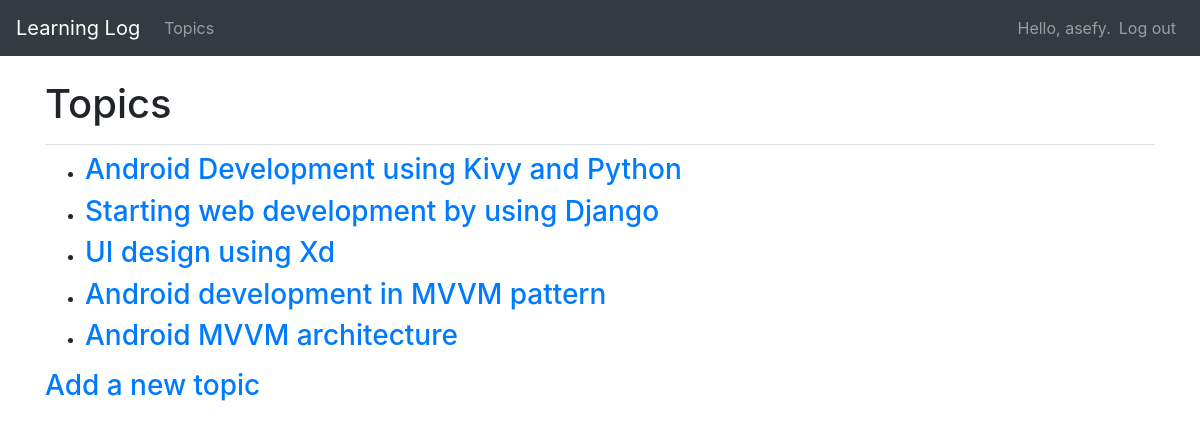
The app's page /topics/ (signed in) with its own data.
### learning_logs/models.py (models this page shows)
class Topic(models.Model):
	text = models.CharField(max_length=200)
	date_added = models.DateTimeField(auto_now_add=True)
	owner = models.ForeignKey(User, on_delete=models.CASCADE)
	def __str__(self):
		return self.text

### learning_logs/views.py (the view)
# urls.py: path('topics/', views.topics, name='topics'),
@login_required
def topics(request):
	topics = Topic.objects.filter(owner=request.user).order_by('date_added')
	context = {'topics': topics}
	return render(request, 'learning_logs/topics.html', context)

### learning_logs/templates/learning_logs/topics.html
{% extends "learning_logs/base.html" %}
{% block page_header %}
  <h1>Topics</h1>
{% endblock page_header %}
{% block content %}
  <ul>
    {% for topic in topics %}
      <li><h3>
      	<a href="{% url 'learning_logs:topic' topic.id %}">{{ topic }}</a>
      </h3></li>
    {% empty %}
      <li><h3>No topics have been added yet.</h3></li>
    {% endfor %}
  </ul>
  <h3><a href="{% url 'learning_logs:new_topic' %}">
    Add a new topic
  </a></h3>
{% endblock content %}

### learning_logs/templates/learning_logs/base.html (shortened to what this page needs)
{% load bootstrap4 %}
<!doctype html>
<html lang="en">
<head>
  {% bootstrap_css %}
</head>
<body>
  <nav class="navbar navbar-expand-md navbar-dark bg-dark mb-4">
    <a class="navbar-brand" href="{% url 'learning_logs:index'%}">Learning Log</a>
    <div class="collapse navbar-collapse" id="navbarCollapse">
      <ul class="navbar-nav mr-auto">
        <li class="nav-item">
          <a class="nav-link" href="{% url 'learning_logs:topics'%}">Topics</a>
        </li>
      </ul>
      <ul class="navbar-nav ml-auto">
      	{% if user.is_authenticated %}
      	  <li class="nav-item">
      	    <span class="navbar-text">Hello, {{ user.username }}.</span>
      	  </li>
      	  <li class="nav-item">
      	    <a class="nav-link" href="{% url 'users:logout' %}">Log out</a>
      	  </li>
	      {% endif %}
	    </ul>
	  </div>
  </nav>
  <main role="main" class="container">
    <div class="pb-2 mb-2 border-bottom">
      {% block page_header %}{% endblock page_header %}
    </div>
    <div>
      {% block content %}{% endblock content %}
    </div>
  </main>
</body>
</html>

### records on screen
Topic: text "Android Development using Kivy and Python"
Topic: text "Starting web development by using Django"
Topic: text "UI design using Xd"
Topic: text "Android development in MVVM pattern"
Topic: text "Android MVVM architecture"

### other values on screen
{{ user.username }} "asefy"
